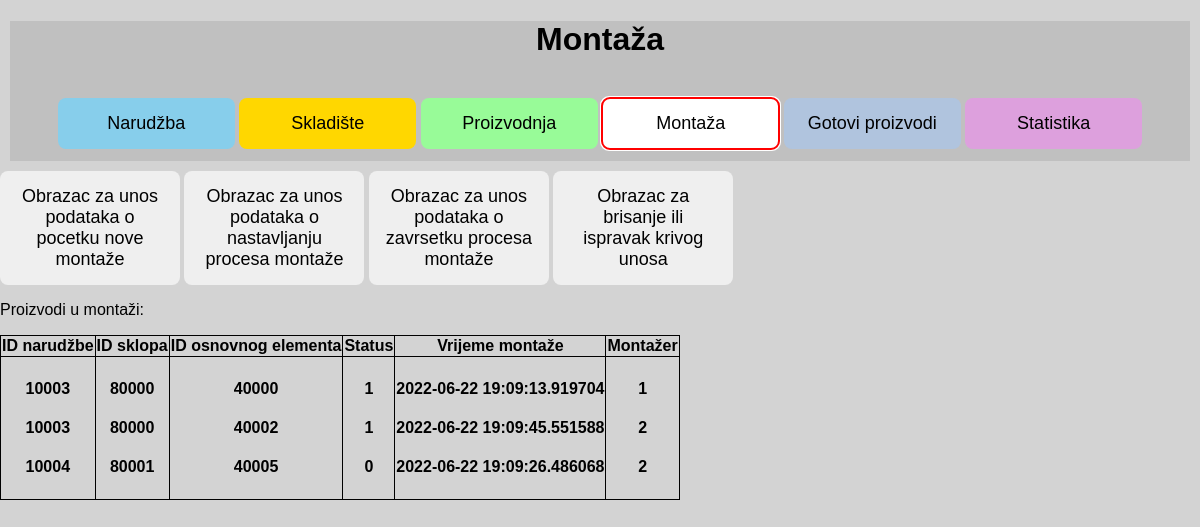
The page /installation on the database its author committed.
### app.py (models this page shows, shortened)
class Installation(db.Model):
    __tablename__ = "installation"
    auto_id = db.Column(db.Integer, primary_key=True)
    order_id = db.Column(db.Integer)
    installation_id = db.Column(db.Integer)
    part_id = db.Column(db.Integer)
    installation_status = db.Column(db.String(200))
    installation_time = db.Column(db.DateTime, default=datetime.now)
    installation_worker = db.Column(db.Integer)
    first_time = True

### app.py (the view)
@app.route("/installation")
def installation():
    product = Installation.query.order_by(Installation.installation_id)
    return render_template("installation.html", product=product)

### templates/installation.html (shortened to what this page needs)
{% extends 'base.html' %}
{% block head %}
<link rel="stylesheet" href="{{ url_for('static', filename='css/installation.css') }}">
{% endblock %}
{% block body %}
<div class="content">
    <h1 id="Naslov">Montaža</h1>
    <br>
    <button class="btn btn-1" , onclick="window.location.href='/order'">Narudžba</button>
    <button class="btn btn-2" , onclick="window.location.href='/warehouse'">Skladište</button>
    <button class="btn btn-3" , onclick="window.location.href='/manufacturing'">Proizvodnja</button>
    <button class="btn btn-4" , onclick="window.location.href='/installation'">Montaža</button>
    <button class="btn btn-5" , onclick="window.location.href='/finishedproduct'">Gotovi proizvodi</button>
    <button class="btn btn-6" , onclick="window.location.href='/statistic'">Statistika</button>
</div>
<button class="btn" , onclick="window.location.href='/new_installation_form'">Obrazac za unos podataka o pocetku nove
    montaže</button>
<button class="btn" , onclick="window.location.href='/existing_installation_form'">Obrazac za unos podataka o
    nastavljanju procesa montaže</button>
<button class="btn" , onclick="window.location.href='/finished_installation_form'">Obrazac za unos podataka o zavrsetku
    procesa montaže</button>
<button class="btn" , onclick="window.location.href='/update_installation_form'">Obrazac za brisanje ili ispravak krivog
    unosa</button>
<p>Proizvodi u montaži:</p>
<table>
    <tr>
        <th>ID narudžbe</th>
        <th>ID sklopa</th>
        <th>ID osnovnog elementa</th>
        <th>Status</th>
        <th>Vrijeme montaže</th>
        <th>Montažer</th>
    </tr>
    <tr>
        <th>
            {% for manufacturing in product %}
            <h4>
                {{manufacturing.order_id}}
            </h4>
            {% endfor %}
        </th>
        <th>
            {% for manufacturing in product %}
            <h4>
                {{manufacturing.installation_id}}
            </h4>
            {% endfor %}
        </th>
        <th>
            {% for manufacturing in product %}
            <h4>
                {{manufacturing.part_id}}
            </h4>
            {% endfor %}
        </th>
        <th>
            {% for manufacturing in product %}
            <h4>
                {{manufacturing.installation_status}}
            </h4>
            {% endfor %}
        </th>
        <th>
            {% for manufacturing in product %}
            <h4>
                {{manufacturing.installation_time}}
            </h4>
            {% endfor %}
        </th>
        <th>
            {% for manufacturing in product %}
            <h4>
                {{manufacturing.installation_worker}}
            </h4>
            {% endfor %}
        </th>
    </tr>
</table>
{% endblock %}

### static/css/main.css (style rules this page uses)
body { margin: 0; font-family: sans-serif; background-color: lightgrey; }
.content { margin: 10px; background-color: silver; text-align: center; height: 140px; }
.btn { padding: 15px; font-size: large; border: none; width: 15%; border-radius: 8px; }
.btn-1 { background-color: skyblue; }
.btn-2 { background-color: gold; }
.btn-3 { background-color: palegreen; }
.btn-4 { background-color: lightsalmon; }
.btn-5 { background-color: lightsteelblue; }
.btn-6 { background-color: plum; }

### static/css/installation.css (style rules this page uses)
body { margin: 0; font-family: sans-serif; background-color: lightgrey; }
.content { margin: 10px; background-color: silver; text-align: center; height: 140px; }
.btn { padding: 15px; font-size: large; border: none; width: 15%; border-radius: 8px; }
.btn-1 { background-color: skyblue; }
.btn-2 { background-color: gold; }
.btn-3 { background-color: palegreen; }
.btn-4 { background-color: white; border-color: red; outline: 50px auto red; }
.btn-5 { background-color: lightsteelblue; }
.btn-6 { background-color: plum; }

### templates/installation.html (style rules this page uses)
table, th, td { border: 1px solid black; border-collapse: collapse; }

### rows shown on the page
Installation: order_id "10003", installation_id "80000", part_id "40000", installation_status "1", installation_time "2022-06-22 19:09:13.919704", installation_worker "1"
Installation: order_id "10003", installation_id "80000", part_id "40002", installation_status "1", installation_time "2022-06-22 19:09:45.551588", installation_worker "2"
Installation: order_id "10004", installation_id "80001", part_id "40005", installation_status "0", installation_time "2022-06-22 19:09:26.486068", installation_worker "2"
